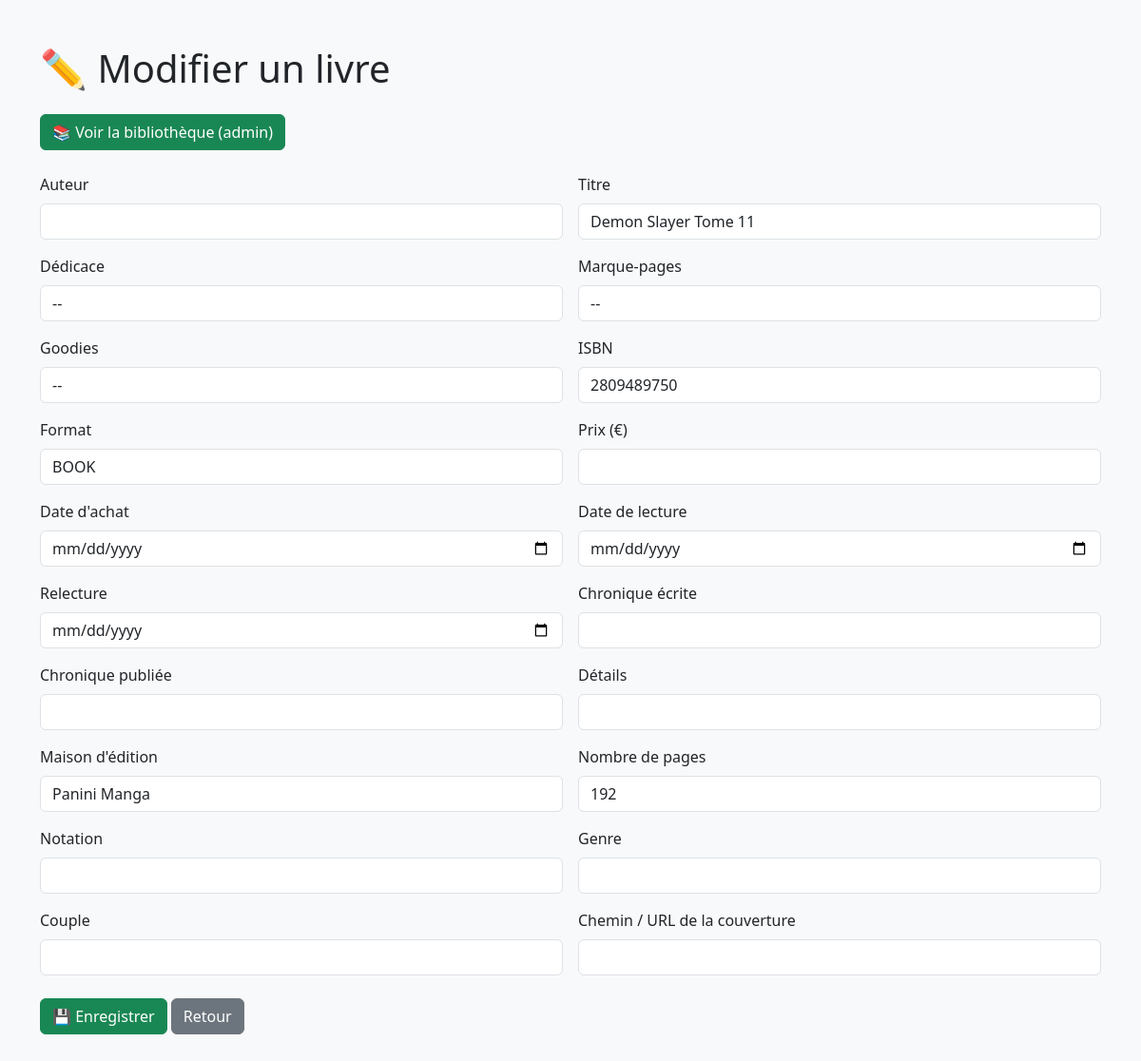
Screenshot of /27.06/update.php?id=21 with the database file from the repository.
### tables this page shows
CREATE TABLE `library` (
  `ID` int(11) NOT NULL,
  `Auteur` varchar(50) NOT NULL,
  `Titre` varchar(62) NOT NULL,
  `Dedicace` varchar(3) NOT NULL,
  `Marquepages` varchar(30) DEFAULT NULL,
  `Goodies` varchar(30) DEFAULT NULL,
  `ISBN` varchar(17) DEFAULT NULL,
  `Format` varchar(14) DEFAULT NULL,
  `Prix` decimal(10,2) DEFAULT NULL,
  `Date_achat` varchar(10) DEFAULT NULL,
  `Date_lecture` date DEFAULT NULL,
  `Relecture` date DEFAULT NULL,
  `Chronique_ecrite` varchar(30) DEFAULT NULL,
  `Chronique_publiee` varchar(30) DEFAULT NULL,
  `Details` varchar(255) DEFAULT NULL,
  `Maison_edition` varchar(39) DEFAULT NULL,
  `Nombre_pages` varchar(4) DEFAULT NULL,
  `Notation` varchar(13) DEFAULT NULL,
  `Genre` varchar(28) DEFAULT NULL,
  `Couverture` varchar(255) DEFAULT NULL,
  `Couple` varchar(37) DEFAULT NULL
);

### 27.06/update.php (the view, shortened to what this page needs)
<?php
include 'connexion.php';
$id = $_GET['id'] ?? null;
$stmt = $pdo->prepare("SELECT * FROM library WHERE ID = ?");
$stmt->execute([$id]);
$book = $stmt->fetch(PDO::FETCH_ASSOC);
function input($label, $name, $type = 'text', $size = 6)
{
  global $book;
  $value = htmlspecialchars($book[$name] ?? '');
  echo "<div class='col-md-$size'>
            <label class='form-label'>$label</label>
            <input type='$type' name='$name' class='form-control' value=\"$value\">
          </div>";
}
function selectOuiNon($label, $name, $size = 6)
{
  global $book;
  $value = $book[$name] ?? '';
  echo "<div class='col-md-$size'>
          <label class='form-label'>$label</label>
          <select name='$name' class='form-control'>
            <option value=''>--</option>
            <option value='Oui'" . ($value === 'Oui' ? ' selected' : '') . ">Oui</option>
            <option value='Non'" . ($value === 'Non' ? ' selected' : '') . ">Non</option>
          </select>
        </div>";
}
?>
<!DOCTYPE html>
<html lang="fr">
<head>
  <link href="https://cdn.jsdelivr.net/npm/bootstrap@5.3.6/dist/css/bootstrap.min.css" rel="stylesheet" />
</head>
<body class="bg-light">
  <div class="container py-5">
    <h1 class="mb-4">✏️ Modifier un livre</h1>
    <a href="/php/admin_book.php" class="btn btn-success mb-4">📚 Voir la bibliothèque (admin)</a>
    <form method="POST" class="row g-3">
      <?php
      input('Auteur', 'Auteur');
      selectOuiNon('Dédicace', 'Dedicace');
      ?>
      <div class="col-12 mt-4">
        <button type="submit" class="btn btn-success">💾 Enregistrer</button>
        <a href="admin_book.php" class="btn btn-secondary">Retour</a>
      </div>
    </form>
  </div>
</body>
</html>

### rows the page displays
library: Titre "Demon Slayer Tome 11", ISBN "2809489750", Format "BOOK", Maison_edition "Panini Manga", Nombre_pages "192"

### other values shown
$label "Auteur Titre ISBN Format Prix (€) Date d'achat Date de lecture Relecture Chronique écrite Chronique publiée Détails Maison d'édition Nombre de pages Notation Genre Couple Chemin / URL de la couverture"
$label "Dédicace Marque-pages Goodies"
